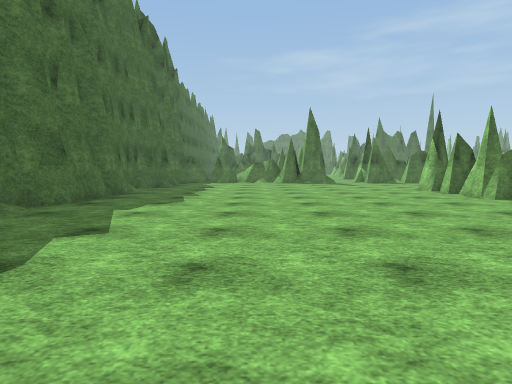
[1] (above)

19 first-person views from a walk through a scene from a Unity 3-D project. The camera is 1.2 m above the floor, tilts 4° down and sees 75° across. The floor is counted in squares, 2 m on a side. Each view is taken from the middle of a square. On the plan, view 1 faces up. The plan holds only what a view shows up to about 10 squares ahead; the rest is blank. The place goes on beyond the plan. The player is left out. Surface patterns are stand-ins for the level's own textures.

[2]
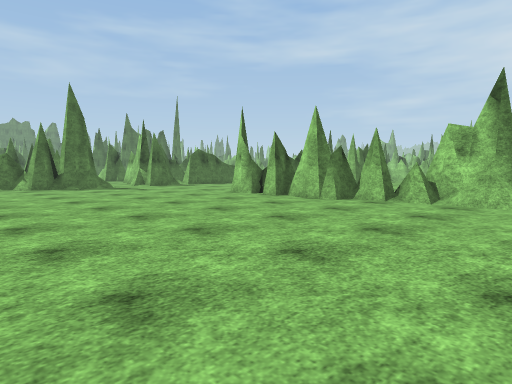

[3]
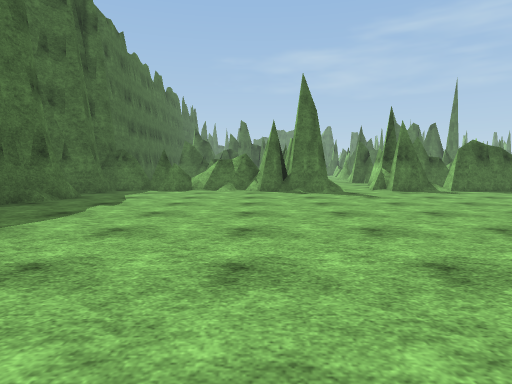

[4]
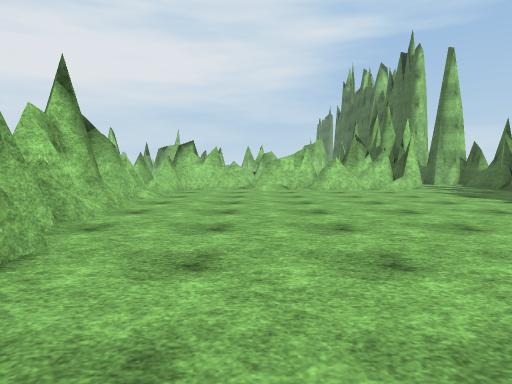

[5]
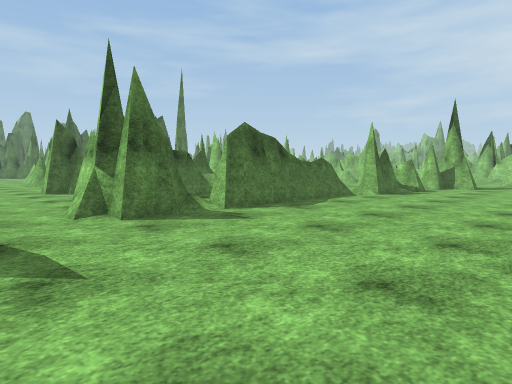

[6]
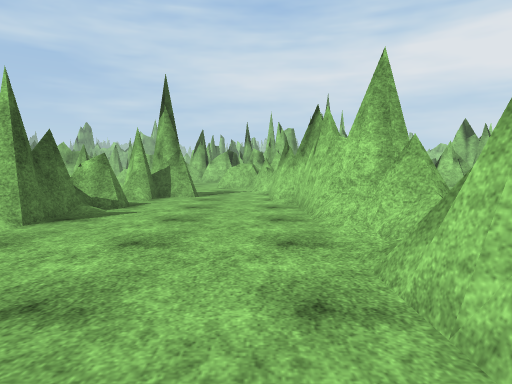

[7]
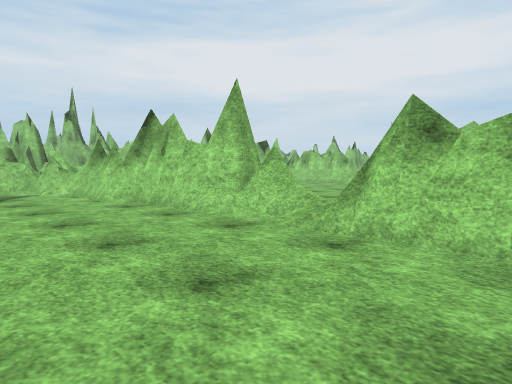

[8]
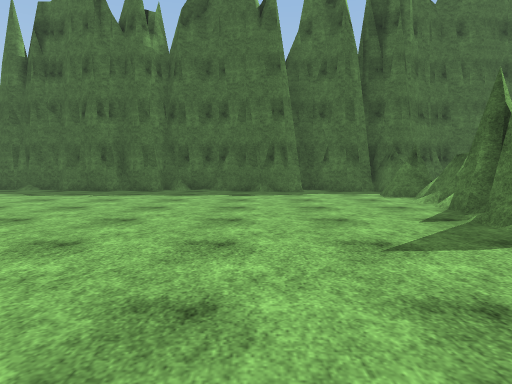

[9]
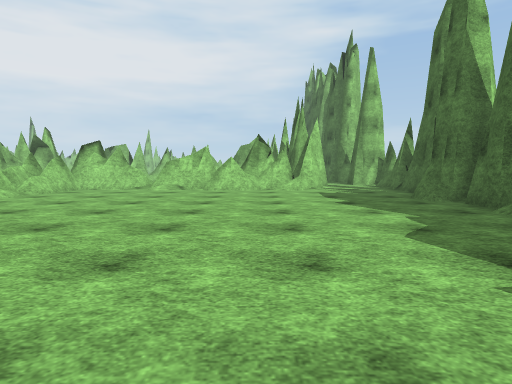

[10]
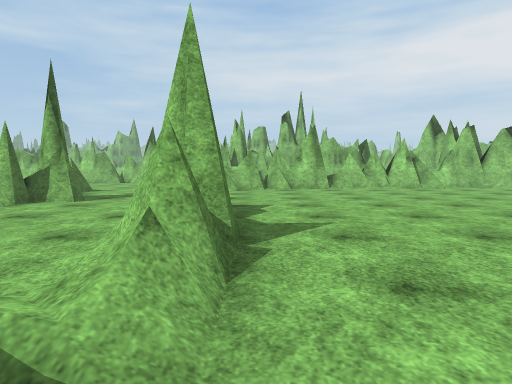

[11]
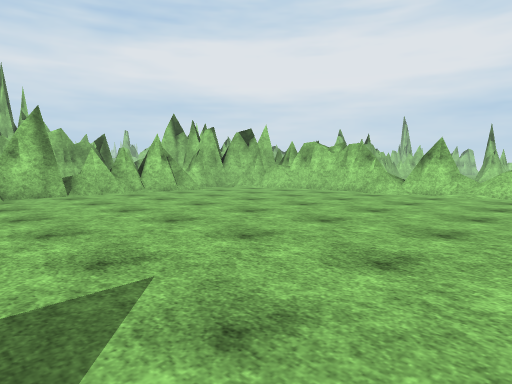

[12]
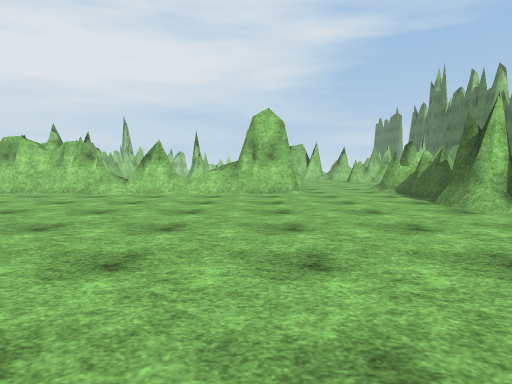

[13]
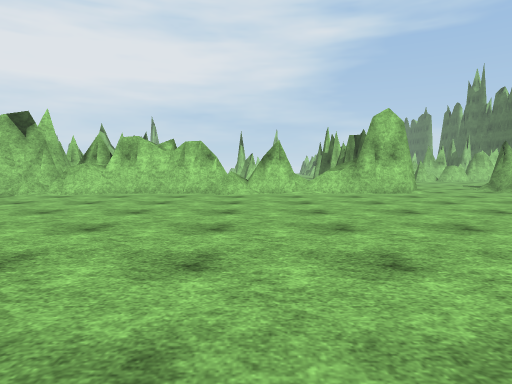

[14]
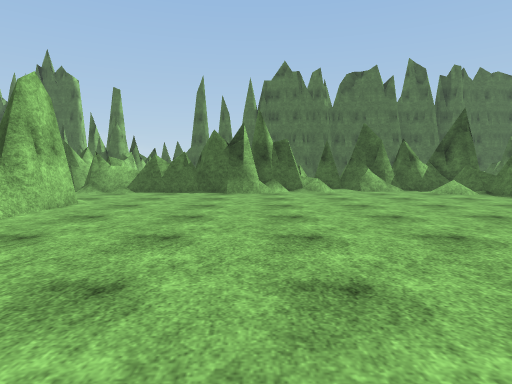

[15]
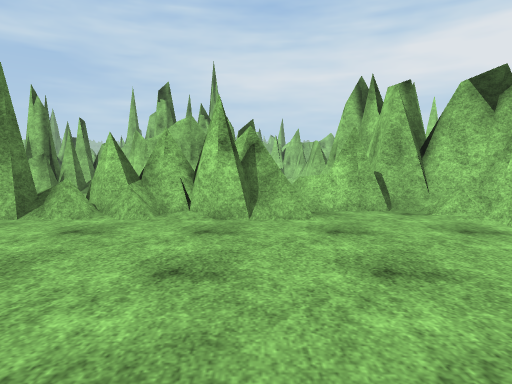

[16]
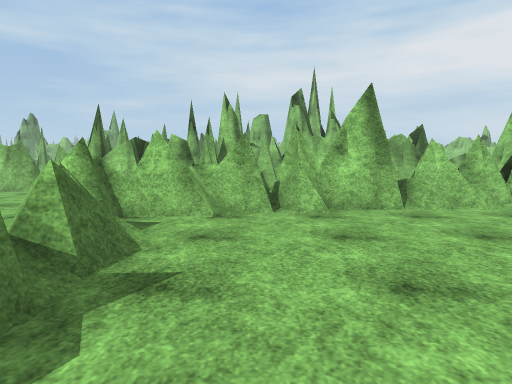

[17]
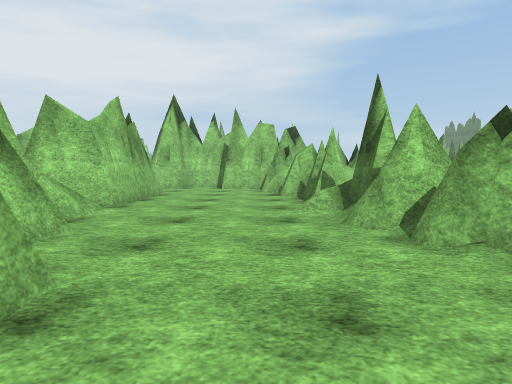

[18]
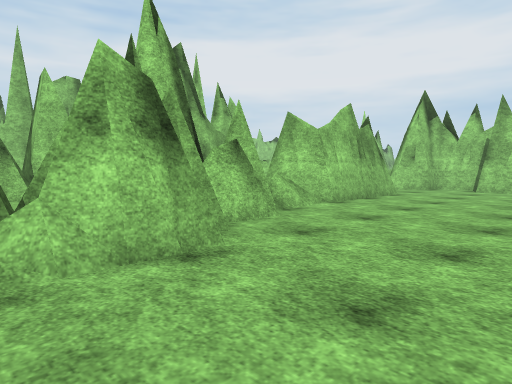

[19]
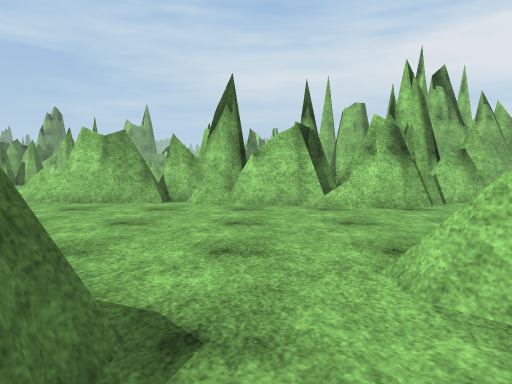

### Floor plan
Key: @ floor where view 1 was taken; # wall or solid block; x gap in a wall; . floor; / step, stairs or slope; = window, fence, low wall or low ledge.
Columns run from 4 left of view 1 to 26 right of it. Each row starts with its distance up from view 1.
 15  ##/##  .#           x ...##
 14 ####/###.#.######//  #....##
 13 #.................##......#
 12 ##....................#...#
 11 ##..................###...#   #
 10 #........####/######=.#...##  #
  9 #........#.=..//......#...##  #
  8 #........#............##...=  #
  7 #........##...........##...#  #
  6 #........##...........##...   #
  5 #........##............#...   #
  4 #........##...........##...
  3 #.........#............#....
  2 #.........#............###.#
  1 #........=#...#=x###########
  0 #...@....##..##=  #  # #
 -1 #.######## ..#         #

Positions as (right, up) in squares from view 1, and headings:
1: (0, 0), facing up
2: (-1, 3), facing up-right
3: (1, 5), facing up
4: (3, 9), facing down
5: (3, 10), facing up-right
6: (7, 11), facing right
7: (7, 13), facing down-right
8: (6, 11), facing left
9: (0, 9), facing down
10: (8, 9), facing right
11: (10, 9), facing down-right
12: (10, 9), facing down
13: (13, 9), facing down
14: (15, 4), facing left
15: (14, 4), facing right
16: (13, 9), facing right
17: (20, 12), facing down
18: (19, 12), facing down-right
19: (16, 13), facing right
